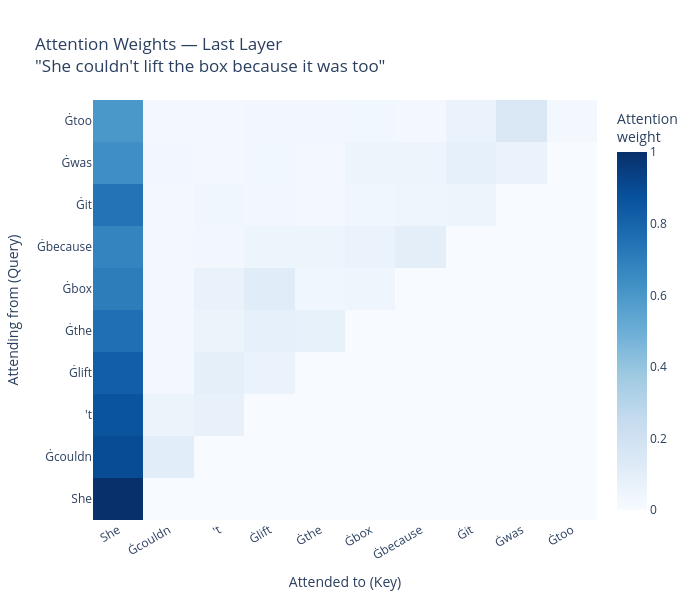

The notebook cell this image was saved under:
### Code cell
# Attention heatmap for your sentence
my_last_layer = my_attentions[-1][0].mean(dim=0).numpy()

fig = go.Figure(go.Heatmap(
    z=my_last_layer,
    x=my_tok_labels,
    y=my_tok_labels,
    colorscale="Blues",
    hovertemplate="%{y} → %{x}<br>weight: %{z:.3f}<extra></extra>",
    colorbar=dict(title="Attention<br>weight"),
))
fig.update_layout(
    title=f'Attention Weights — Last Layer<br>"{my_text}"',
    xaxis_title="Attended to (Key)",
    yaxis_title="Attending from (Query)",
    xaxis=dict(tickangle=-30),
    width=700,
    height=600,
)
fig.show()

### Figure 1 — Plotly figure (JSON) as saved in the notebook; plotly's stock layout.template omitted (floating-point values rounded to 4 significant figures)
{"data": [{"colorbar": {"title": {"text": "Attention<br>weight"}}, "colorscale": [[0, "rgb(247,251,255)"], [0.125, "rgb(222,235,247)"], [0.25, "rgb(198,219,239)"], [0.375, "rgb(158,202,225)"], [0.5, "rgb(107,174,214)"], [0.625, "rgb(66,146,198)"], [0.75, "rgb(33,113,181)"], [0.875, "rgb(8,81,156)"], [1, "rgb(8,48,107)"]], "hovertemplate": "%{y} → %{x}<br>weight: %{z:.3f}<extra></extra>", "type": "heatmap", "x": ["She", "Ġcouldn", "'t", "Ġlift", "Ġthe", "Ġbox", "Ġbecause", "Ġit", "Ġwas", "Ġtoo"], "y": ["She", "Ġcouldn", "'t", "Ġlift", "Ġthe", "Ġbox", "Ġbecause", "Ġit", "Ġwas", "Ġtoo"], "z": [[1.0, 0.0, 0.0, 0.0, 0.0, 0.0, 0.0, 0.0, 0.0, 0.0], [0.8921, 0.108, 0.0, 0.0, 0.0, 0.0, 0.0, 0.0, 0.0, 0.0], [0.8642, 0.06106, 0.07478, 0.0, 0.0, 0.0, 0.0, 0.0, 0.0, 0.0], [0.8203, 0.02473, 0.09189, 0.06309, 0.0, 0.0, 0.0, 0.0, 0.0, 0.0], [0.7567, 0.02014, 0.06064, 0.0838, 0.07876, 0.0, 0.0, 0.0, 0.0, 0.0], [0.7047, 0.02518, 0.07186, 0.1154, 0.03633, 0.04656, 0.0, 0.0, 0.0, 0.0], [0.6771, 0.02452, 0.02946, 0.05384, 0.04981, 0.06438, 0.1009, 0.0, 0.0, 0.0], [0.7421, 0.02484, 0.04208, 0.03164, 0.02235, 0.03654, 0.04659, 0.05387, 0.0, 0.0], [0.6347, 0.02807, 0.0224, 0.03504, 0.02702, 0.04945, 0.0515, 0.08452, 0.06731, 0.0], [0.6006, 0.02639, 0.0244, 0.02756, 0.02966, 0.0345, 0.0253, 0.06276, 0.1447, 0.02411]]}], "layout": {"height": 600, "title": {"text": "Attention Weights — Last Layer<br>\"She couldn't lift the box because it was too\""}, "width": 700, "xaxis": {"tickangle": -30, "title": {"text": "Attended to (Key)"}}, "yaxis": {"title": {"text": "Attending from (Query)"}}}}
